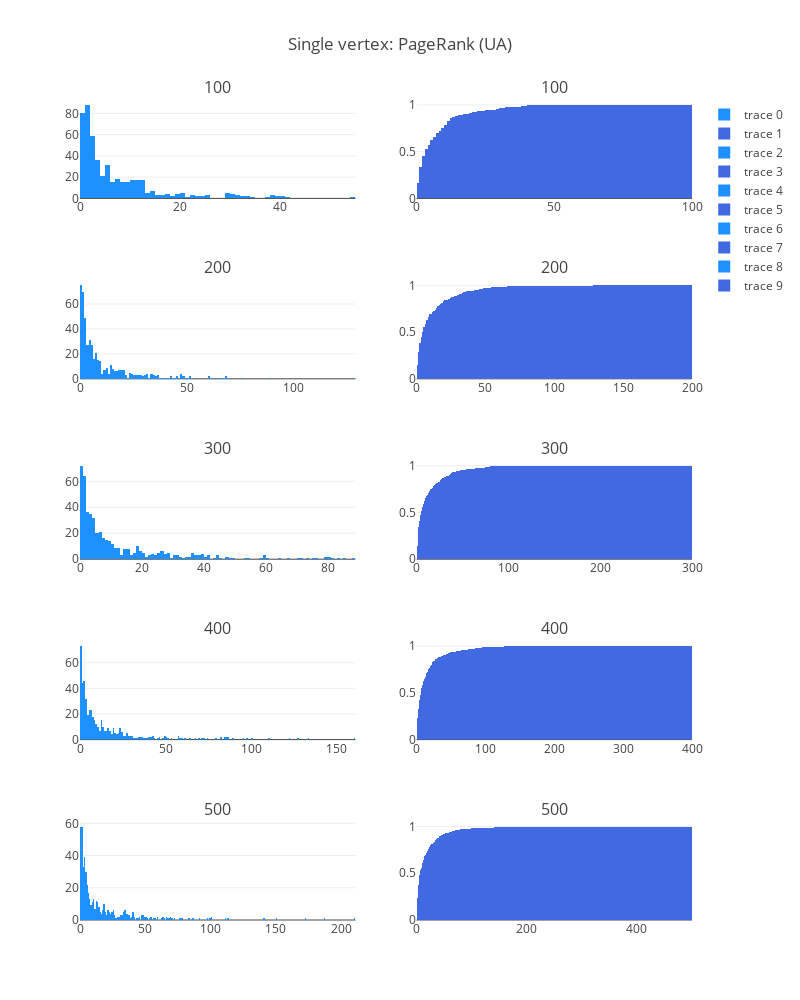

The cell this chart's notebook holds for it:
### Code cell
fig['layout'].update(height=1000, width=800, title='Single vertex: PageRank (UA)')
iplot(fig, filename='simple-subplot')

### Figure 1 — Plotly figure (JSON) as saved in the notebook; plotly's stock layout.template omitted (floating-point values rounded to 4 significant figures; data arrays with more than 128 entries replaced by an {"elided": "..."} marker saying what was removed)
{"data": [{"marker": {"color": "dodgerblue"}, "type": "histogram", "x": {"elided": "500 int values"}, "xaxis": "x1", "xbins": {"end": 100, "size": 1, "start": 0}, "yaxis": "y1"}, {"cumulative": {"enabled": true}, "histnorm": "probability", "marker": {"color": "royalblue"}, "type": "histogram", "x": {"elided": "500 int values"}, "xaxis": "x2", "xbins": {"end": 100, "size": 1, "start": 0}, "yaxis": "y2"}, {"marker": {"color": "dodgerblue"}, "type": "histogram", "x": {"elided": "500 int values"}, "xaxis": "x3", "xbins": {"end": 200, "size": 1, "start": 0}, "yaxis": "y3"}, {"cumulative": {"enabled": true}, "histnorm": "probability", "marker": {"color": "royalblue"}, "type": "histogram", "x": {"elided": "500 int values"}, "xaxis": "x4", "xbins": {"end": 200, "size": 1, "start": 0}, "yaxis": "y4"}, {"marker": {"color": "dodgerblue"}, "type": "histogram", "x": {"elided": "500 int values"}, "xaxis": "x5", "xbins": {"end": 300, "size": 1, "start": 0}, "yaxis": "y5"}, {"cumulative": {"enabled": true}, "histnorm": "probability", "marker": {"color": "royalblue"}, "type": "histogram", "x": {"elided": "500 int values"}, "xaxis": "x6", "xbins": {"end": 300, "size": 1, "start": 0}, "yaxis": "y6"}, {"marker": {"color": "dodgerblue"}, "type": "histogram", "x": {"elided": "500 int values"}, "xaxis": "x7", "xbins": {"end": 400, "size": 1, "start": 0}, "yaxis": "y7"}, {"cumulative": {"enabled": true}, "histnorm": "probability", "marker": {"color": "royalblue"}, "type": "histogram", "x": {"elided": "500 int values"}, "xaxis": "x8", "xbins": {"end": 400, "size": 1, "start": 0}, "yaxis": "y8"}, {"marker": {"color": "dodgerblue"}, "type": "histogram", "x": {"elided": "500 int values"}, "xaxis": "x9", "xbins": {"end": 500, "size": 1, "start": 0}, "yaxis": "y9"}, {"cumulative": {"enabled": true}, "histnorm": "probability", "marker": {"color": "royalblue"}, "type": "histogram", "x": {"elided": "500 int values"}, "xaxis": "x10", "xbins": {"end": 500, "size": 1, "start": 0}, "yaxis": "y10"}], "layout": {"annotations": [{"font": {"size": 16}, "showarrow": false, "text": "100", "x": 0.225, "xanchor": "center", "xref": "paper", "y": 1, "yanchor": "bottom", "yref": "paper"}, {"font": {"size": 16}, "showarrow": false, "text": "100", "x": 0.775, "xanchor": "center", "xref": "paper", "y": 1, "yanchor": "bottom", "yref": "paper"}, {"font": {"size": 16}, "showarrow": false, "text": "200", "x": 0.225, "xanchor": "center", "xref": "paper", "y": 0.78, "yanchor": "bottom", "yref": "paper"}, {"font": {"size": 16}, "showarrow": false, "text": "200", "x": 0.775, "xanchor": "center", "xref": "paper", "y": 0.78, "yanchor": "bottom", "yref": "paper"}, {"font": {"size": 16}, "showarrow": false, "text": "300", "x": 0.225, "xanchor": "center", "xref": "paper", "y": 0.56, "yanchor": "bottom", "yref": "paper"}, {"font": {"size": 16}, "showarrow": false, "text": "300", "x": 0.775, "xanchor": "center", "xref": "paper", "y": 0.56, "yanchor": "bottom", "yref": "paper"}, {"font": {"size": 16}, "showarrow": false, "text": "400", "x": 0.225, "xanchor": "center", "xref": "paper", "y": 0.34, "yanchor": "bottom", "yref": "paper"}, {"font": {"size": 16}, "showarrow": false, "text": "400", "x": 0.775, "xanchor": "center", "xref": "paper", "y": 0.34, "yanchor": "bottom", "yref": "paper"}, {"font": {"size": 16}, "showarrow": false, "text": "500", "x": 0.225, "xanchor": "center", "xref": "paper", "y": 0.12, "yanchor": "bottom", "yref": "paper"}, {"font": {"size": 16}, "showarrow": false, "text": "500", "x": 0.775, "xanchor": "center", "xref": "paper", "y": 0.12, "yanchor": "bottom", "yref": "paper"}], "height": 1000, "title": "Single vertex: PageRank (UA)", "width": 800, "xaxis1": {"anchor": "y1", "domain": [0, 0.45]}, "xaxis10": {"anchor": "y10", "domain": [0.55, 1]}, "xaxis2": {"anchor": "y2", "domain": [0.55, 1]}, "xaxis3": {"anchor": "y3", "domain": [0, 0.45]}, "xaxis4": {"anchor": "y4", "domain": [0.55, 1]}, "xaxis5": {"anchor": "y5", "domain": [0, 0.45]}, "xaxis6": {"anchor": "y6", "domain": [0.55, 1]}, "xaxis7": {"anchor": "y7", "domain": [0, 0.45]}, "xaxis8": {"anchor": "y8", "domain": [0.55, 1]}, "xaxis9": {"anchor": "y9", "domain": [0, 0.45]}, "yaxis1": {"anchor": "x1", "domain": [0.88, 1]}, "yaxis10": {"anchor": "x10", "domain": [0, 0.12]}, "yaxis2": {"anchor": "x2", "domain": [0.88, 1]}, "yaxis3": {"anchor": "x3", "domain": [0.66, 0.78]}, "yaxis4": {"anchor": "x4", "domain": [0.66, 0.78]}, "yaxis5": {"anchor": "x5", "domain": [0.44, 0.56]}, "yaxis6": {"anchor": "x6", "domain": [0.44, 0.56]}, "yaxis7": {"anchor": "x7", "domain": [0.22, 0.34]}, "yaxis8": {"anchor": "x8", "domain": [0.22, 0.34]}, "yaxis9": {"anchor": "x9", "domain": [0, 0.12]}}}
